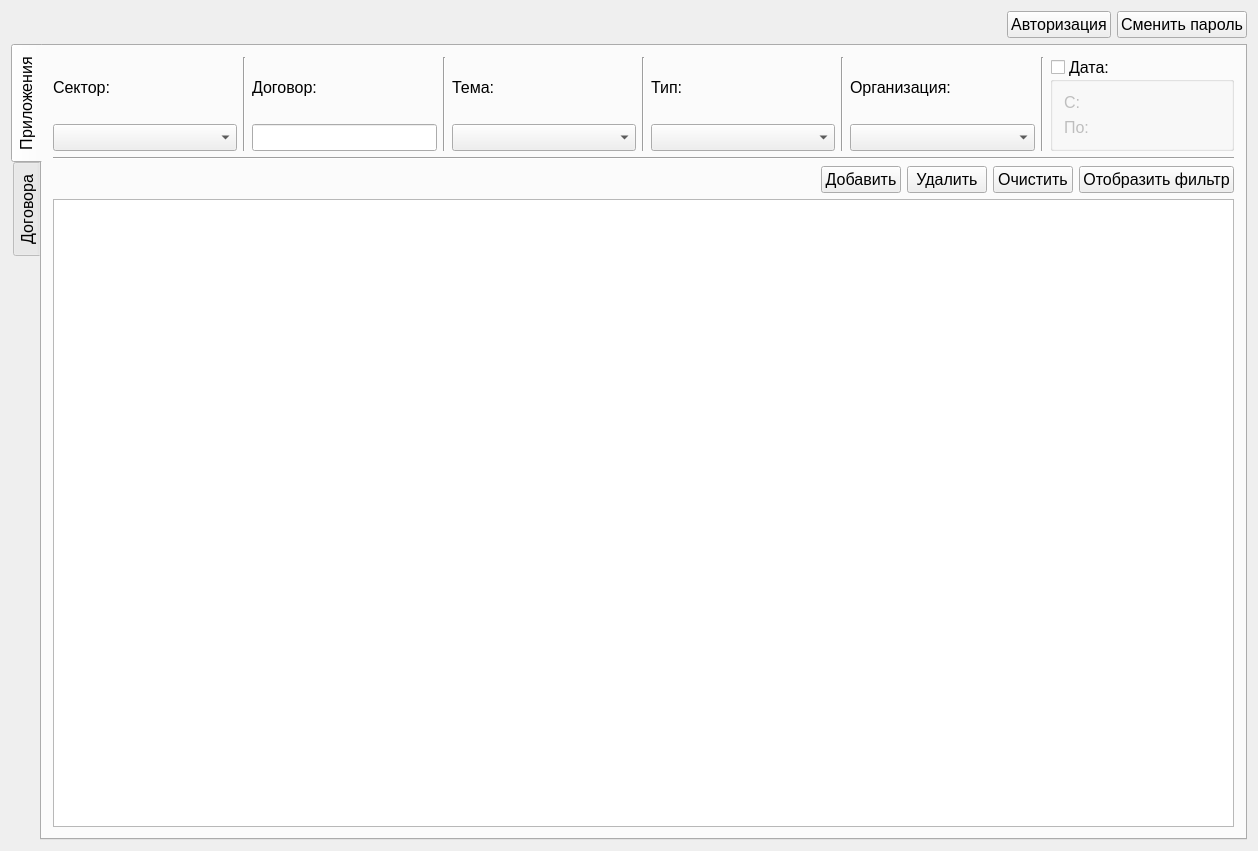
<?xml version="1.0" encoding="UTF-8"?>
<ui version="4.0">
 <class>MainWindow</class>
 <widget class="QMainWindow" name="MainWindow">
  <property name="geometry">
   <rect>
    <x>0</x>
    <y>0</y>
    <width>1258</width>
    <height>851</height>
   </rect>
  </property>
  <property name="font">
   <font>
    <pointsize>18</pointsize>
   </font>
  </property>
  <property name="windowTitle">
   <string>База данных договоров</string>
  </property>
  <property name="tabShape">
   <enum>QTabWidget::Triangular</enum>
  </property>
  <widget class="QWidget" name="centralWidget">
   <property name="font">
    <font>
     <pointsize>12</pointsize>
    </font>
   </property>
   <layout class="QGridLayout" name="gridLayout_3">
    <item row="0" column="0">
     <widget class="QLabel" name="user">
      <property name="text">
       <string/>
      </property>
     </widget>
    </item>
    <item row="0" column="1">
     <spacer name="horizontalSpacer">
      <property name="orientation">
       <enum>Qt::Horizontal</enum>
      </property>
      <property name="sizeHint" stdset="0">
       <size>
        <width>966</width>
        <height>24</height>
       </size>
      </property>
     </spacer>
    </item>
    <item row="0" column="2">
     <widget class="QPushButton" name="loginButton">
      <property name="toolTip">
       <string>Войти в систему</string>
      </property>
      <property name="text">
       <string>Авторизация</string>
      </property>
     </widget>
    </item>
    <item row="0" column="3">
     <widget class="QPushButton" name="changePasswordButton">
      <property name="toolTip">
       <string>Открыть окно смены пароля</string>
      </property>
      <property name="text">
       <string>Сменить пароль</string>
      </property>
     </widget>
    </item>
    <item row="1" column="0" colspan="4">
     <widget class="QTabWidget" name="tabWidget">
      <property name="enabled">
       <bool>true</bool>
      </property>
      <property name="tabPosition">
       <enum>QTabWidget::West</enum>
      </property>
      <property name="currentIndex">
       <number>0</number>
      </property>
      <widget class="QWidget" name="applicationTab">
       <attribute name="title">
        <string>Приложения</string>
       </attribute>
       <layout class="QGridLayout" name="gridLayout_2" columnstretch="1,0,1,0,1,0,1,0,1,0,1">
        <item row="0" column="0">
         <widget class="QLabel" name="label_9">
          <property name="text">
           <string>Сектор:</string>
          </property>
         </widget>
        </item>
        <item row="0" column="1" rowspan="2">
         <widget class="Line" name="line">
          <property name="orientation">
           <enum>Qt::Vertical</enum>
          </property>
         </widget>
        </item>
        <item row="0" column="2">
         <widget class="QLabel" name="label_10">
          <property name="text">
           <string>Договор:</string>
          </property>
         </widget>
        </item>
        <item row="0" column="3" rowspan="2">
         <widget class="Line" name="line_2">
          <property name="orientation">
           <enum>Qt::Vertical</enum>
          </property>
         </widget>
        </item>
        <item row="0" column="4">
         <widget class="QLabel" name="label_11">
          <property name="text">
           <string>Тема:</string>
          </property>
         </widget>
        </item>
        <item row="0" column="5" rowspan="2">
         <widget class="Line" name="line_3">
          <property name="orientation">
           <enum>Qt::Vertical</enum>
          </property>
         </widget>
        </item>
        <item row="0" column="6">
         <widget class="QLabel" name="label_12">
          <property name="text">
           <string>Тип:</string>
          </property>
         </widget>
        </item>
        <item row="0" column="7" rowspan="2">
         <widget class="Line" name="line_4">
          <property name="orientation">
           <enum>Qt::Vertical</enum>
          </property>
         </widget>
        </item>
        <item row="0" column="8">
         <widget class="QLabel" name="label_13">
          <property name="text">
           <string>Организация:</string>
          </property>
         </widget>
        </item>
        <item row="0" column="9" rowspan="2">
         <widget class="Line" name="line_5">
          <property name="orientation">
           <enum>Qt::Vertical</enum>
          </property>
         </widget>
        </item>
        <item row="0" column="10" rowspan="2">
         <widget class="QGroupBox" name="dateGroupBox">
          <property name="title">
           <string>Дата:</string>
          </property>
          <property name="checkable">
           <bool>true</bool>
          </property>
          <property name="checked">
           <bool>false</bool>
          </property>
          <layout class="QGridLayout" name="gridLayout_4" columnstretch="1,3" columnminimumwidth="0,0">
           <item row="0" column="0">
            <widget class="QLabel" name="label">
             <property name="text">
              <string>С:</string>
             </property>
            </widget>
           </item>
           <item row="1" column="0">
            <widget class="QLabel" name="label_2">
             <property name="text">
              <string>По:</string>
             </property>
            </widget>
           </item>
           <item row="0" column="1">
            <widget class="MyDateEdit" name="sinceDate" native="true"/>
           </item>
           <item row="1" column="1">
            <widget class="MyDateEdit" name="toDate" native="true"/>
           </item>
          </layout>
         </widget>
        </item>
        <item row="1" column="0">
         <widget class="MyComboBox" name="secCombo"/>
        </item>
        <item row="1" column="4">
         <widget class="MyComboBox" name="themeCombo"/>
        </item>
        <item row="1" column="6">
         <widget class="MyComboBox" name="typeCombo"/>
        </item>
        <item row="1" column="8">
         <widget class="MyComboBox" name="orgCombo"/>
        </item>
        <item row="2" column="0" colspan="11">
         <widget class="Line" name="line_6">
          <property name="orientation">
           <enum>Qt::Horizontal</enum>
          </property>
         </widget>
        </item>
        <item row="3" column="0" colspan="11">
         <layout class="QGridLayout" name="gridLayout">
          <item row="0" column="0">
           <spacer name="horizontalSpacer_3">
            <property name="orientation">
             <enum>Qt::Horizontal</enum>
            </property>
            <property name="sizeHint" stdset="0">
             <size>
              <width>40</width>
              <height>20</height>
             </size>
            </property>
           </spacer>
          </item>
          <item row="0" column="1">
           <widget class="QPushButton" name="addApplicationButton">
            <property name="toolTip">
             <string>Добавить новое приложение</string>
            </property>
            <property name="text">
             <string>Добавить</string>
            </property>
           </widget>
          </item>
          <item row="0" column="2">
           <widget class="QPushButton" name="deleteApplicationButton">
            <property name="toolTip">
             <string>Удалить выбранные приложения</string>
            </property>
            <property name="text">
             <string>Удалить</string>
            </property>
           </widget>
          </item>
          <item row="0" column="4">
           <widget class="QPushButton" name="filterButton">
            <property name="toolTip">
             <string>Открыть фильтр выбора данных из БД</string>
            </property>
            <property name="text">
             <string>Отобразить фильтр</string>
            </property>
           </widget>
          </item>
          <item row="0" column="3">
           <widget class="QPushButton" name="resetButton">
            <property name="toolTip">
             <string>Сбросить настройки фильтра</string>
            </property>
            <property name="text">
             <string>Очистить</string>
            </property>
           </widget>
          </item>
         </layout>
        </item>
        <item row="4" column="0" colspan="11">
         <widget class="QTableView" name="applicationTable"/>
        </item>
        <item row="1" column="2">
         <widget class="QLineEdit" name="dealEdit"/>
        </item>
       </layout>
      </widget>
      <widget class="QWidget" name="dealTab">
       <attribute name="title">
        <string>Договора</string>
       </attribute>
       <layout class="QGridLayout" name="gridLayout_10">
        <item row="1" column="0" colspan="3">
         <widget class="QTableView" name="dealTable"/>
        </item>
        <item row="0" column="2">
         <widget class="QPushButton" name="deleteDealButton">
          <property name="toolTip">
           <string>Удалить выбранные договоры</string>
          </property>
          <property name="text">
           <string>Удалить</string>
          </property>
         </widget>
        </item>
        <item row="0" column="1">
         <widget class="QPushButton" name="addDealButton">
          <property name="toolTip">
           <string>Добавить договор</string>
          </property>
          <property name="text">
           <string>Добавить</string>
          </property>
         </widget>
        </item>
        <item row="0" column="0">
         <spacer name="horizontalSpacer_2">
          <property name="orientation">
           <enum>Qt::Horizontal</enum>
          </property>
          <property name="sizeHint" stdset="0">
           <size>
            <width>40</width>
            <height>20</height>
           </size>
          </property>
         </spacer>
        </item>
       </layout>
      </widget>
     </widget>
    </item>
   </layout>
  </widget>
 </widget>
 <layoutdefault spacing="6" margin="11"/>
 <customwidgets>
  <customwidget>
   <class>MyComboBox</class>
   <extends>QComboBox</extends>
   <header location="global">mycombobox.h</header>
   <container>1</container>
  </customwidget>
  <customwidget>
   <class>MyDateEdit</class>
   <extends>QWidget</extends>
   <header location="global">mydateedit.h</header>
   <container>1</container>
  </customwidget>
 </customwidgets>
 <resources/>
 <connections/>
</ui>
